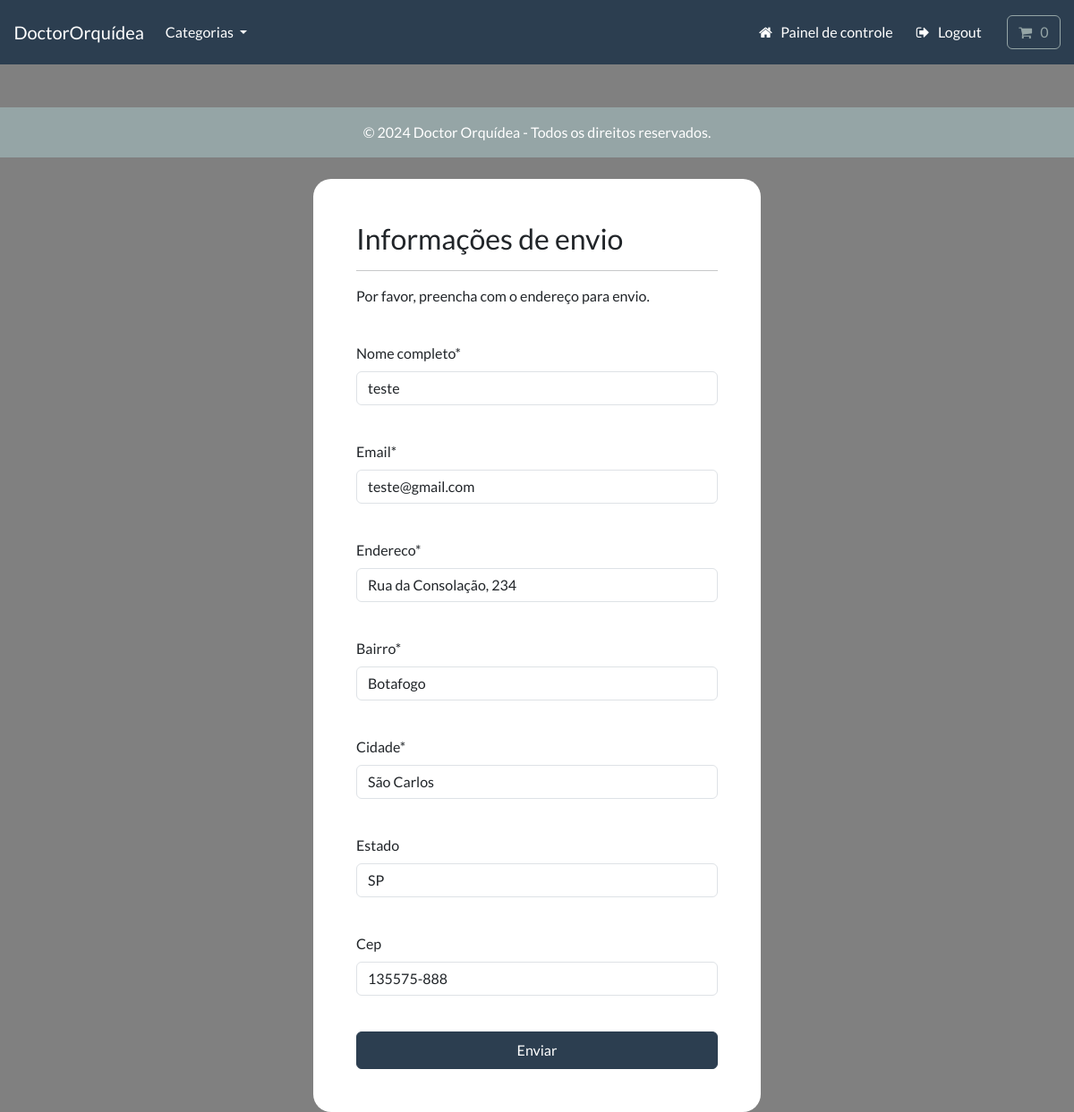
Screenshot of /account/manage-shipping (signed in) with the database file from the repository.
### payment/models.py (models this page shows, shortened)
class ShippingAddress(models.Model):
    nome_completo = models.CharField(max_length=300)
    email = models.CharField(max_length=300)
    endereco = models.CharField(max_length=300)
    bairro = models.CharField(max_length=300)
    cidade = models.CharField(max_length=300)
    estado = models.CharField(max_length=300, null=True, blank=True)
    cep = models.CharField(max_length=300, null=True, blank=True)
    user = models.ForeignKey(User, on_delete=models.CASCADE, null=True, blank=True)
    class Meta:
        verbose_name_plural = 'Shipping Address'

### account/views.py (the view, shortened to what this page needs)
# urls.py: path('manage-shipping', views.manage_shipping, name='manage-shipping'),
@login_required(login_url='my-login')
def manage_shipping(request):
    try:
        shipping = ShippingAddress.objects.get(user=request.user.id)
    except ShippingAddress.DoesNotExist:
        shipping = None
    form = ShippingForm(instance=shipping)
    context = {'form':form}
    return render(request, 'account/manage-shipping.html', context=context)

### payment/forms.py
class ShippingForm(forms.ModelForm):
    class Meta:
        model = ShippingAddress
        fields = ['nome_completo', 'email', 'endereco', 'bairro', 'cidade', 'estado', 'cep',]
        exclude = ['user',]

### cart/cart.py (called while the page is built)
    def __len__(self):
        return sum(item['qty'] for item in self.cart.values())

### cart/context_processors.py (called while the page is built)
def cart(request):
    return{'cart': Cart(request)}

### store/models.py (called while the page is built)
    def get_absolute_url(self):
        return reverse('list-category', args=[self.slug])

### store/views.py (called while the page is built)
def categories(request):
    all_categories = Category.objects.all()
    return {'all_categories': all_categories}

### account/templates/account/manage-shipping.html (shortened to what this page needs)
{% include "store/base.html" %}
{% load static %}
{% load crispy_forms_tags %}
{% block content %}
<body>
    <br>
    <div class="container bg-white shadow-md p-5 form-layout">
        <h3>Informações de envio</h3>
        <hr>
        <p>Por favor, preencha com o endereço para envio.</p>
        <br>
        <form method="POST" autocomplete="off">
            {{ form.nome_completo | as_crispy_field }}
            <br>
            {{ form.email | as_crispy_field }}
            <br>
            {{ form.endereco | as_crispy_field }}
            <br>
            {{ form.bairro | as_crispy_field }}
            <br>
            {{ form.cidade | as_crispy_field }}
            <br>
            {{ form.estado | as_crispy_field }}
            <br>
            {{ form.cep | as_crispy_field }}
            <br>
            <button type="submit" class="btn btn-primary navbar-btn text-white w-100 p-2">
                </i> Enviar
            </button>
        </form>
    </div>
</body>
{% endblock %}

### static/css/styles.css (style rules this page uses)
.form-layout { border-radius: 20px; width: 500px; }

### account/templates/account/manage-shipping.html (style rules this page uses)
body { background-color: gray; }

### rows the page displays
ShippingAddress: nome_completo "teste", email "teste@gmail.com", endereco "Rua da Consolação, 234", bairro "Botafogo", cidade "São Carlos", estado "SP", cep "135575-888"
